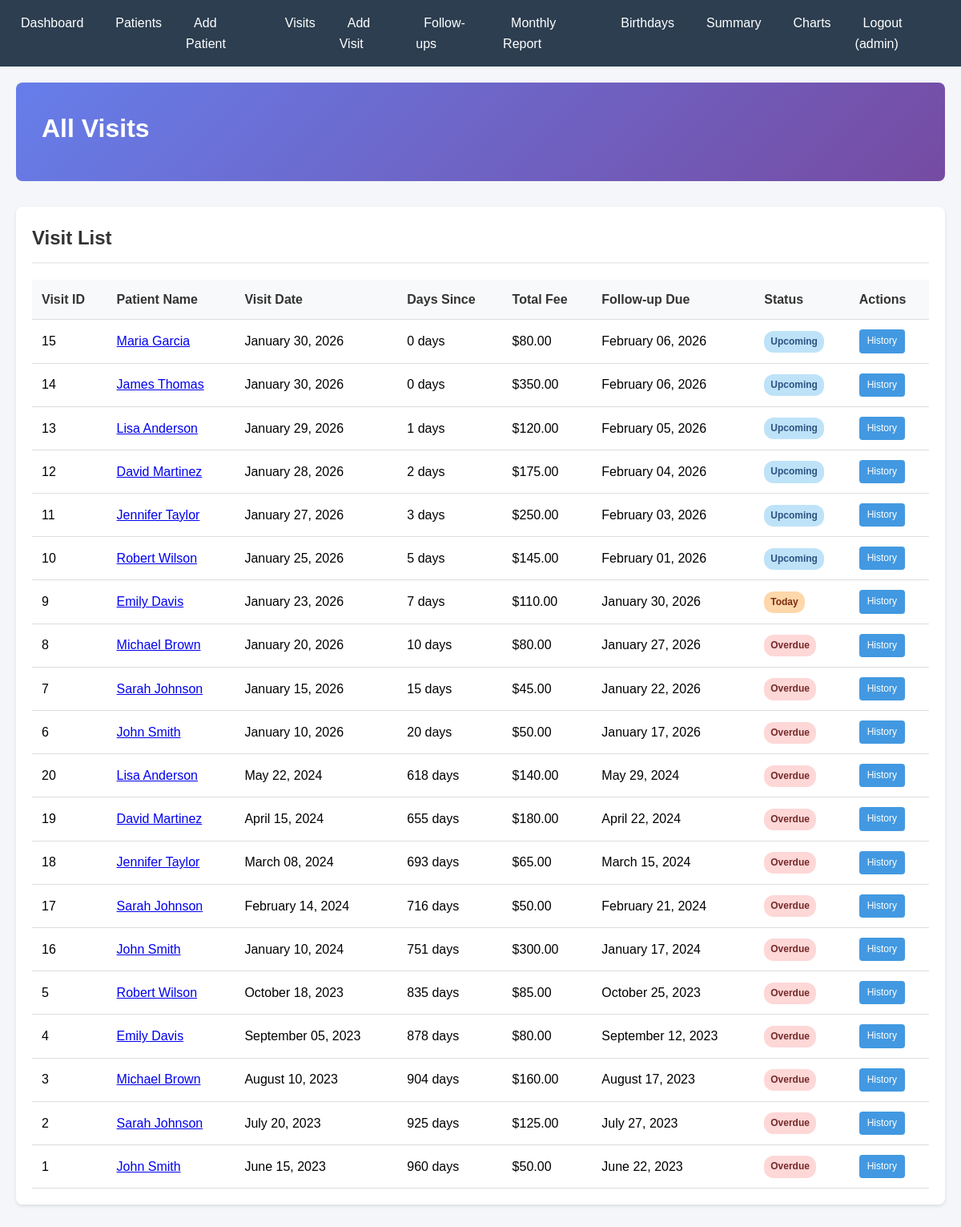
Screenshot of /visits/list.php (signed in) with the database file from the repository.
### tables this page shows
CREATE TABLE visits (
    visit_id INT PRIMARY KEY AUTO_INCREMENT,
    patient_id INT NOT NULL,
    visit_date DATE NOT NULL,
    consultation_fee DECIMAL(10,2) DEFAULT 0.00,
    lab_fee DECIMAL(10,2) DEFAULT 0.00,
    follow_up_due DATE,
    FOREIGN KEY (patient_id) REFERENCES patients(patient_id)
);

CREATE TABLE patients (
    patient_id INT PRIMARY KEY AUTO_INCREMENT,
    name VARCHAR(100) NOT NULL,
    dob DATE NOT NULL,
    join_date DATE NOT NULL,
    phone VARCHAR(15) NOT NULL,
    address TEXT
);

### visits/list.php (the view)
<?php
require_once '../config/db.php';
require_once '../includes/header.php';
$sql = "SELECT
    v.visit_id,
    p.name as patient_name,
    p.patient_id,
    DATE_FORMAT(v.visit_date, '%M %d, %Y') as visit_date,
    DATEDIFF(CURDATE(), v.visit_date) as days_since,
    v.consultation_fee + v.lab_fee as total_fee,
    DATE_FORMAT(v.follow_up_due, '%M %d, %Y') as followup,
    CASE
        WHEN v.follow_up_due < CURDATE() THEN 'Overdue'
        WHEN v.follow_up_due = CURDATE() THEN 'Today'
        WHEN v.follow_up_due BETWEEN CURDATE() AND DATE_ADD(CURDATE(), INTERVAL 7 DAY) THEN 'Upcoming'
        ELSE 'Scheduled'
    END as status
FROM visits v
JOIN patients p ON v.patient_id = p.patient_id
ORDER BY v.visit_date DESC";
$result = $conn->query($sql);
?>
<header>
    <h1>All Visits</h1>
</header>
<div class="card">
    <div class="card-header">
        <h2>Visit List</h2>
    </div>
    <table>
        <thead>
            <tr>
                <th>Visit ID</th>
                <th>Patient Name</th>
                <th>Visit Date</th>
                <th>Days Since</th>
                <th>Total Fee</th>
                <th>Follow-up Due</th>
                <th>Status</th>
                <th>Actions</th>
            </tr>
        </thead>
        <tbody>
            <?php while ($row = $result->fetch_assoc()): ?>
            <tr>
                <td><?php echo $row['visit_id']; ?></td>
                <td>
                    <a href="../patients/view.php?id=<?php echo $row['patient_id']; ?>">
                        <?php echo htmlspecialchars($row['patient_name']); ?>
                    </a>
                </td>
                <td><?php echo $row['visit_date']; ?></td>
                <td><?php echo $row['days_since']; ?> days</td>
                <td>$<?php echo number_format($row['total_fee'], 2); ?></td>
                <td><?php echo $row['followup']; ?></td>
                <td>
                    <span class="badge badge-<?php
                        echo $row['status'] == 'Overdue' ? 'danger' :
                            ($row['status'] == 'Today' ? 'warning' :
                            ($row['status'] == 'Upcoming' ? 'info' : 'success'));
                    ?>">
                        <?php echo $row['status']; ?>
                    </span>
                </td>
                <td>
                    <a href="patient_visits.php?id=<?php echo $row['patient_id']; ?>" class="btn btn-sm btn-info">History</a>
                </td>
            </tr>
            <?php endwhile; ?>
        </tbody>
    </table>
</div>
<?php require_once '../includes/footer.php'; ?>

### css/style.css (style rules this page uses)
* { margin: 0; padding: 0; box-sizing: border-box; }
body { font-family: Arial, sans-serif; background-color: #f4f6f9; line-height: 1.6; }
header { background: linear-gradient(135deg, #667eea 0%, #764ba2 100%); color: white; padding: 2rem; margin-bottom: 2rem; border-radius: 8px; }
header h1 { font-size: 2rem; margin-bottom: 0.5rem; }
.card { background: white; border-radius: 8px; box-shadow: 0 2px 4px rgba(0,0,0,0.1); padding: 20px; margin-bottom: 20px; }
.card-header { border-bottom: 2px solid #f0f0f0; padding-bottom: 10px; margin-bottom: 20px; }
.card-header h2 { color: #333; font-size: 1.5rem; }
table { width: 100%; border-collapse: collapse; margin-top: 10px; }
table th, table td { padding: 12px; text-align: left; border-bottom: 1px solid #ddd; }
table th { background-color: #f8f9fa; font-weight: bold; color: #333; }
.btn { display: inline-block; padding: 10px 20px; border: none; border-radius: 4px; cursor: pointer; text-decoration: none; font-size: 14px; transition: background-color 0.3s; }
.btn-info { background-color: #4299e1; color: white; }
.btn-sm { padding: 5px 10px; font-size: 12px; }
.badge { display: inline-block; padding: 4px 8px; border-radius: 12px; font-size: 12px; font-weight: bold; }
.badge-warning { background-color: #fed7aa; color: #7c2d12; }
.badge-danger { background-color: #fed7d7; color: #742a2a; }
.badge-info { background-color: #bee3f8; color: #2c5282; }

### rows the page displays
visits: visit_id "15", patient.name "Maria Garcia", visit_date "January 30, 2026", days_since "0", total_fee "80.00", followup "February 06, 2026", status "Upcoming"
visits: visit_id "14", patient.name "James Thomas", visit_date "January 30, 2026", days_since "0", total_fee "350.00", followup "February 06, 2026", status "Upcoming"
visits: visit_id "13", patient.name "Lisa Anderson", visit_date "January 29, 2026", days_since "1", total_fee "120.00", followup "February 05, 2026", status "Upcoming"
visits: visit_id "12", patient.name "David Martinez", visit_date "January 28, 2026", days_since "2", total_fee "175.00", followup "February 04, 2026", status "Upcoming"
visits: visit_id "11", patient.name "Jennifer Taylor", visit_date "January 27, 2026", days_since "3", total_fee "250.00", followup "February 03, 2026", status "Upcoming"
visits: visit_id "10", patient.name "Robert Wilson", visit_date "January 25, 2026", days_since "5", total_fee "145.00", followup "February 01, 2026", status "Upcoming"
visits: visit_id "9", patient.name "Emily Davis", visit_date "January 23, 2026", days_since "7", total_fee "110.00", followup "January 30, 2026", status "Today"
visits: visit_id "8", patient.name "Michael Brown", visit_date "January 20, 2026", days_since "10", total_fee "80.00", followup "January 27, 2026", status "Overdue"
visits: visit_id "7", patient.name "Sarah Johnson", visit_date "January 15, 2026", days_since "15", total_fee "45.00", followup "January 22, 2026", status "Overdue"
visits: visit_id "6", patient.name "John Smith", visit_date "January 10, 2026", days_since "20", total_fee "50.00", followup "January 17, 2026", status "Overdue"
visits: visit_id "20", patient.name "Lisa Anderson", visit_date "May 22, 2024", days_since "618", total_fee "140.00", followup "May 29, 2024", status "Overdue"
visits: visit_id "19", patient.name "David Martinez", visit_date "April 15, 2024", days_since "655", total_fee "180.00", followup "April 22, 2024", status "Overdue"
visits: visit_id "18", patient.name "Jennifer Taylor", visit_date "March 08, 2024", days_since "693", total_fee "65.00", followup "March 15, 2024", status "Overdue"
visits: visit_id "17", patient.name "Sarah Johnson", visit_date "February 14, 2024", days_since "716", total_fee "50.00", followup "February 21, 2024", status "Overdue"
visits: visit_id "16", patient.name "John Smith", visit_date "January 10, 2024", days_since "751", total_fee "300.00", followup "January 17, 2024", status "Overdue"
visits: visit_id "5", patient.name "Robert Wilson", visit_date "October 18, 2023", days_since "835", total_fee "85.00", followup "October 25, 2023", status "Overdue"
visits: visit_id "4", patient.name "Emily Davis", visit_date "September 05, 2023", days_since "878", total_fee "80.00", followup "September 12, 2023", status "Overdue"
visits: visit_id "3", patient.name "Michael Brown", visit_date "August 10, 2023", days_since "904", total_fee "160.00", followup "August 17, 2023", status "Overdue"
visits: visit_id "2", patient.name "Sarah Johnson", visit_date "July 20, 2023", days_since "925", total_fee "125.00", followup "July 27, 2023", status "Overdue"
visits: visit_id "1", patient.name "John Smith", visit_date "June 15, 2023", days_since "960", total_fee "50.00", followup "June 22, 2023", status "Overdue"

### other values shown
$_SESSION['username'] "admin"
